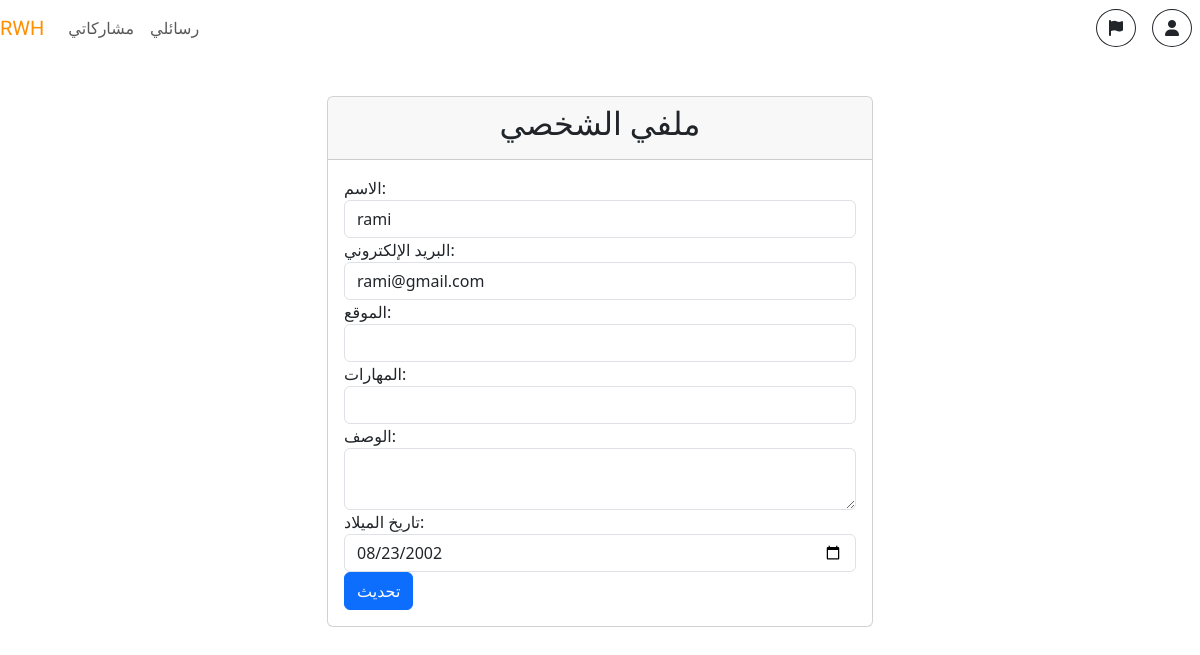
The page /myprofile.php (signed in) on the database its author committed.
### tables this page shows
CREATE TABLE `userdata` (
  `userid` int(11) NOT NULL,
  `name` varchar(255) DEFAULT NULL,
  `password` varchar(255) DEFAULT NULL,
  `email` varchar(255) DEFAULT NULL,
  `userlocation` varchar(255) DEFAULT NULL,
  `skills` varchar(255) DEFAULT NULL,
  `description` text DEFAULT NULL,
  `role` enum('buyer','seller','both','admin') DEFAULT 'buyer',
  `birthdate` date DEFAULT NULL,
  `verify_token` varchar(255) DEFAULT NULL,
  `rating` float DEFAULT 0
);

### myprofile.php (the view, shortened to what this page needs)
<?php
include_once("backend/bdcon.php");
$userId = $_SESSION['user_id'];
$query = "SELECT * FROM userdata WHERE userid = $userId";
$result = mysqli_query($con, $query);
if ($result && mysqli_num_rows($result) == 1) {
    $userData = mysqli_fetch_assoc($result);
} else {
    echo "Error: User data not found.";
    exit();
}
?>
<!DOCTYPE html>
<html lang="en">
<head>
    <link rel="stylesheet" href="assets/css/all.min.css">
    <link rel="stylesheet" href="assets/css/bootstrap.min.css">
    <link rel="stylesheet" href="assets/css/style.css">
</head>
<body>
    <nav class="navbar navbar-expand-lg navbar-whote bg-white fixed-top ">
    <a class="navbar-brand" href="#" style="font-family: Caprasimo; color: #ff8f00;">RWH</a>
    <div class="collapse navbar-collapse" id="navbarNav">
        <ul class="navbar-nav ml-auto">
            <li class="nav-item active">
                <a class="nav-link" href="/source-code/buyer.php">مشاركاتي <span class="sr-only">(الحالي)</span></a>
            </li>
            <li class="nav-item active">
                <a class="nav-link" href="#">رسائلي <span class="sr-only">(الحالي)</span></a>
            </li>
        </ul>
    </div>
    <a href="support.php" class="btn btn-outline-dark my-2 my-sm-0 mx-2 rounded-circle" type="button"><i class="fas fa-flag"></i></a>
    <a href="#" class="btn btn-outline-dark my-2 my-sm-0 mx-2 rounded-circle" type="button" data-toggle="collapse" data-target="#navMenu">
        <i class="fa-solid fa-user"></i>
    </a>
</nav><br><br>
<div class="container mt-5">
    <div class="row justify-content-center">
        <div class="col-md-6">
            <div class="card">
                <div class="card-header">
                    <h2 class="text-center">ملفي الشخصي</h2>
                </div>
                <div class="card-body">
                    <form method="POST" action="">
                        <div class="form-group">
                            <label for="name">الاسم:</label>
                            <input type="text" class="form-control" id="name" name="name" value="<?php echo $userData['name']; ?>">
                        </div>
                        <div class="form-group">
                            <label for="email">البريد الإلكتروني:</label>
                            <input type="email" class="form-control" id="email" name="email" value="<?php echo $userData['email']; ?>">
                        </div>
                        <div class="form-group">
                            <label for="userlocation">الموقع:</label>
                            <input type="text" class="form-control" id="userlocation" name="userlocation" value="<?php echo $userData['userlocation']; ?>">
                        </div>
                        <div class="form-group">
                            <label for="skills">المهارات:</label>
                            <input type="text" class="form-control" id="skills" name="skills" value="<?php echo $userData['skills']; ?>">
                        </div>
                        <div class="form-group">
                            <label for="description">الوصف:</label>
                            <textarea class="form-control" id="description" name="description"><?php echo $userData['description']; ?></textarea>
                        </div>
                        <div class="form-group">
                            <label for="birthdate">تاريخ الميلاد:</label>
                            <input type="date" class="form-control" id="birthdate" name="birthdate" value="<?php echo $userData['birthdate']; ?>">
                        </div>
                        <button type="submit" class="btn btn-primary">تحديث</button>
                    </form>
                </div>
            </div>
        </div>
    </div>
</div>
</body>
</html>

### assets/css/style.css (style rules this page uses)
h2 { font-family: Protest Strike ; }

### rows shown on the page
userdata: name "rami", email "rami@gmail.com", birthdate "08/23/2002"
